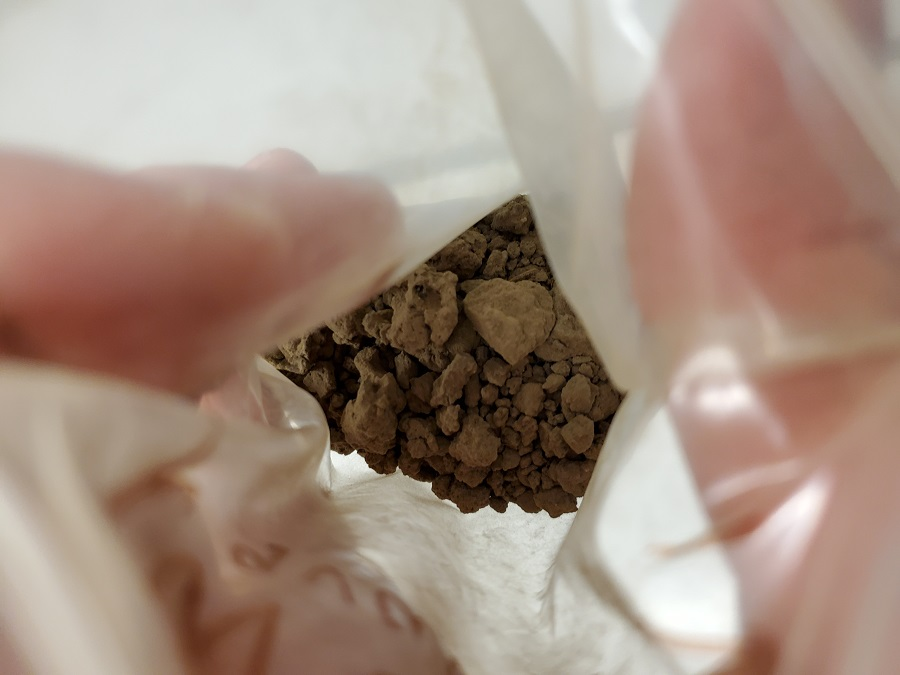
#> input picture CapstonePy/Images/Uw2-91s.jpg, 900 x 675 px
$ python CapstonePy.py
#> lines starting #> are read from the running program, lines starting #| are printed output that depends on the picture; long printed decimals are rounded
import numpy as np
import cv2
import logging
np.seterr(divide='ignore', invalid='ignore')
#Create and configure logger
logging.basicConfig(filename="newfile.log",
                    format='%(asctime)s %(message)s',
                    filemode='w')

#Creating an object
logger=logging.getLogger()

#Setting the threshold of logger to DEBUG
logger.setLevel(logging.DEBUG)

image = cv2.imread('Images/Uw2-91s.jpg') #load the image that the analysis should be done on
#> image is the input picture: shape (675, 900, 3); mean B, G, R 128.5, 142.4, 164

#BGR value extraction taking the average pixel values from an image
rgbExtraction1 = cv2.imread('Images/light-soilbin.jpg'); #27.23628093 47.27746177 66.95177992 - 91 [60.63844851 54.92196398 78.35154687]
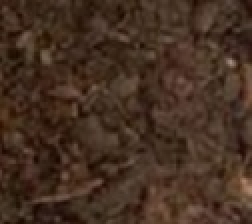
#> input picture CapstonePy/Images/light-soilbin.jpg, 126 x 112 px (shown 2 times larger)
#> rgbExtraction1 is the input picture: shape (112, 126, 3); mean B, G, R 34.2, 48.1, 69.7
avg_color_per_row = np.average(rgbExtraction1, axis=0)    #64.52385635 104.4465545  132.43190441 - 41
#> avg_color_per_row = 126 rows, first 8: [24.94, 39.67, 62.04], [25.71, 40.62, 62.8], [28.62, 43.53, 65.17], [28.76, 43.82, 65.21], [25.38, 40.21, 61.28], [22.63, 37.58, 58.38], [22.78, 37.62, 57.84], [23.18, 38.04, 58.12]
avg_color = np.average(avg_color_per_row, axis=0)
#> avg_color = [34.21, 48.14, 69.65]
print(avg_color)
#| [34.210 48.145 69.651]
#another way to do the same thing - extract rgb values and average over the array/image
#array = ([[[ 0.,  0.,  0.],
#        [ 0.,  0.,  0.]],

#       [[ 1.,  1.,  1.],
#        [ 1.,  1.,  1.]]])

#avg = np.mean(array, axis=(0, 1))
#print(avg)

#finding 20x20 blocks of pixels that average to a specific rgb value and changing those pixels to red
rows,cols,channels = image.shape;
#> rows = 675; cols = 900; channels = 3
i=0
j=0
rgbExtraction = cv2.imread('Images/soilbin.jpg');
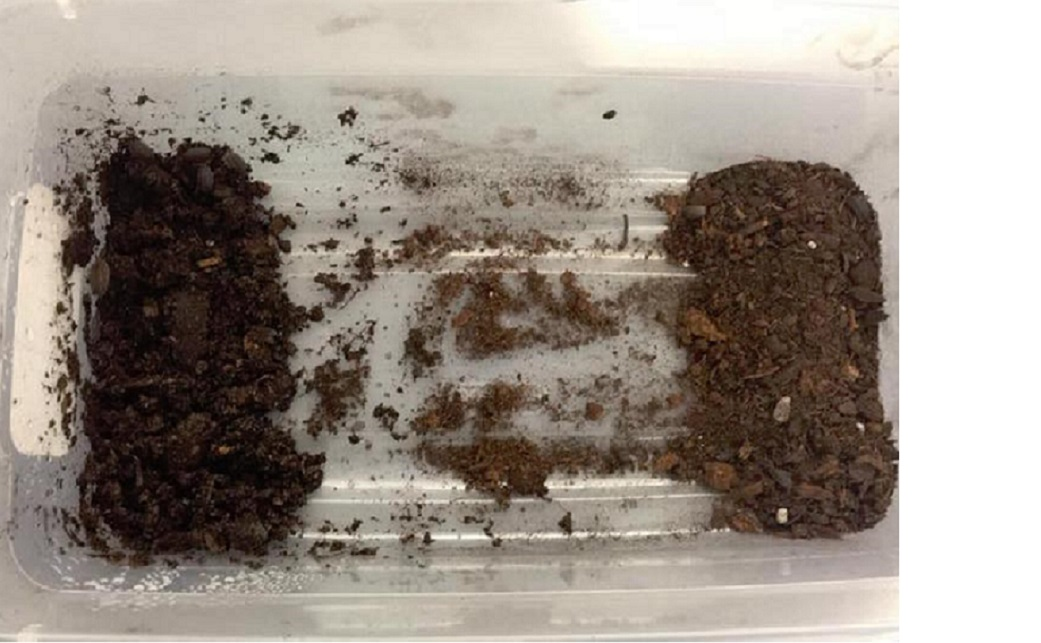
#> input picture CapstonePy/Images/soilbin.jpg, 1041 x 643 px
#> rgbExtraction is the input picture: shape (643, 1041, 3); mean B, G, R 135.5, 144.8, 154.7
rgbMask = cv2.imread('Images/soilbin.jpg');
while(i<899):
    j=0;
    while(j<642):
        try:
            #with warnings.catch_warnings():
                #warnings.simplefilter("ignore", category=RuntimeWarning)
                avg_color_per_row = np.average(rgbExtraction[i:i+100,j:j+100], axis=0)
#> (the run stopped early here; a loop or call above may not have finished)
